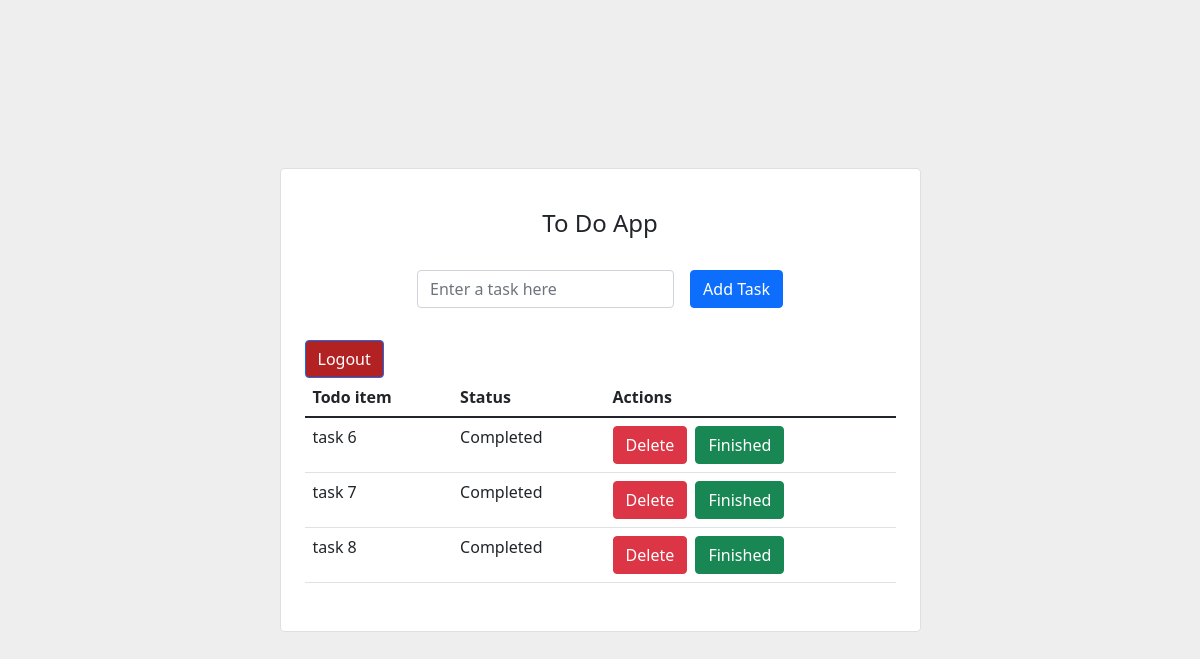
Page / (signed in) on the committed database.
### todoapp/models.py (models this page shows)
class todo(models.Model):
    user = models.ForeignKey(User, on_delete=models.CASCADE)
    todo_name=models.CharField(max_length=1000)
    status = models.BooleanField(default=False)
    def __str__(self) -> str:
        return self.todo_name

### todoapp/views.py (the view)
# urls.py: path('',views.home,name="home-page"),
@login_required(login_url='login-page')
def home (request):
    if request.method == 'POST':
        task = request.POST.get('task')
        new_todo = todo(user = request.user, todo_name = task)
        new_todo.save()
        return redirect('home-page')
    all_todos = todo.objects.filter(user = request.user)
    print(all_todos)
    context  = {'todos': all_todos}
    return render(request, 'todoapp/todo.html', context)

### todoapp/templates/todoapp/todo.html (shortened to what this page needs)
<head>
</head>
<link rel="stylesheet" href="https://cdn.jsdelivr.net/npm/bootstrap@5.1.3/dist/css/bootstrap.min.css">
<section class="vh-100" style="background-color: #eee;">
    <div class="container py-5 h-100">
      <div class="row d-flex justify-content-center align-items-center h-100">
        <div class="col col-lg-9 col-xl-7">
          <div class="card rounded-3">
            <div class="card-body p-4">
              <h4 class="text-center my-3 pb-3">To Do App</h4>
              <form method="POST" class="row row-cols-lg-auto g-3 justify-content-center align-items-center mb-4 pb-2">
                <div class="col-12">
                  <div class="form-outline">
                    <input type="text" id="form1" class="form-control" name="task" placeholder="Enter a task here"/>
                  </div>
                </div>
                <div class="col-12">
                  <button type="submit" class="btn btn-primary">Add Task</button>
                </div>
              </form>
              <a href="{% url "logout" %}"><button style="background: firebrick; color: white;" type="submit" class="btn btn-primary">Logout</button></a>
              <table class="table mb-4">
                <thead>
                  <tr>
                    <th scope="col">Todo item</th>
                    <th scope="col">Status</th>
                    <th scope="col">Actions</th>
                  </tr>
                </thead>
                <tbody>
                  {% for i in todos %}
                  <tr>
                    <td>{{i.todo_name}}</td>
                    {% if i.status == True %}
                      <td>Completed</td>
                    {% else %}
                      <td>In progress</td>
                    {% endif %}
                    <td>
                      <a href="{% url 'delete' i.todo_name %}"><button type="submit" class="btn btn-danger">Delete</button></a>
                      <a href="{% url 'update' i.todo_name %}"><button type="submit" class="btn btn-success ms-1">Finished</button></a>
                    </td>
                  </tr>
                  {% endfor %}
                </tbody>
              </table>
            </div>
          </div>
        </div>
      </div>
    </div>
  </section>

### rows in the picture
todo: todo_name "task 6", status "Completed"
todo: todo_name "task 7", status "Completed"
todo: todo_name "task 8", status "Completed"
